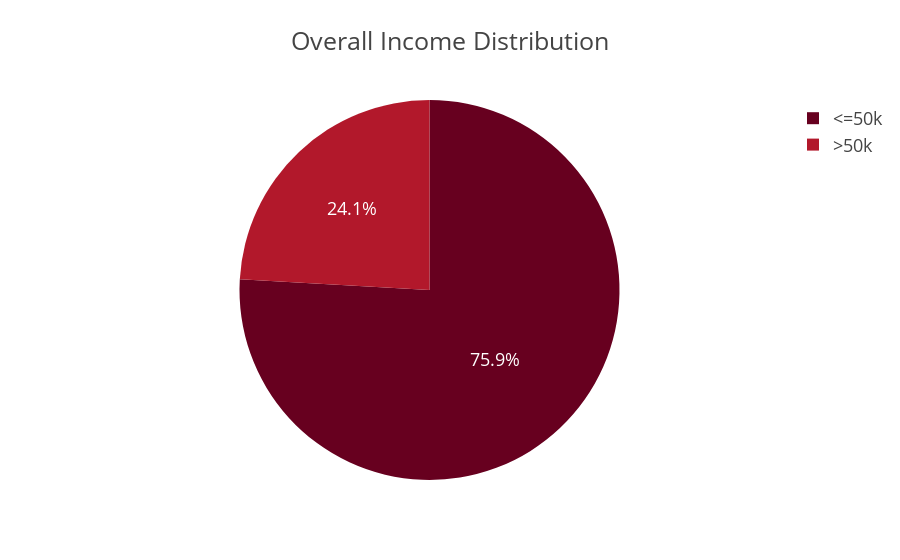

Notebook code cell kept with this figure:
### Code cell
fig = px.pie(adult_df_income,
             names='income',
             values='total',
             title='Overall Income Distribution',
             color_discrete_sequence=px.colors.sequential.RdBu)

fig.update_layout(template="presentation",
                  paper_bgcolor="rgba(0,0,0,0)",
                  plot_bgcolor="rgba(0,0,0,0)") 

fig.show()
fig.write_image(os.path.join(results_dir, 'income_distribution_pie_chart.jpg'))
fig.write_image(os.path.join(results_dir, 'income_distribution_pie_chart.png'))
html_str = fig.to_html()

with open(os.path.join(results_dir, 'income_distribution_pie_chart.html'), 'w', encoding='utf-8') as f:
    f.write(html_str)

### Figure 1 — Plotly figure (JSON) as saved in the notebook; plotly's stock layout.template omitted (floating-point values rounded to 4 significant figures)
{"data": [{"domain": {"x": [0, 1], "y": [0, 1]}, "hovertemplate": "income=%{label}<br>total=%{value}<extra></extra>", "labels": ["<=50k", ">50k"], "legendgroup": "", "name": "", "showlegend": true, "type": "pie", "values": [24677, 7836]}], "layout": {"legend": {"tracegroupgap": 0}, "paper_bgcolor": "rgba(0,0,0,0)", "piecolorway": ["rgb(103,0,31)", "rgb(178,24,43)", "rgb(214,96,77)", "rgb(244,165,130)", "rgb(253,219,199)", "rgb(247,247,247)", "rgb(209,229,240)", "rgb(146,197,222)", "rgb(67,147,195)", "rgb(33,102,172)", "rgb(5,48,97)"], "plot_bgcolor": "rgba(0,0,0,0)", "title": {"text": "Overall Income Distribution"}}}
